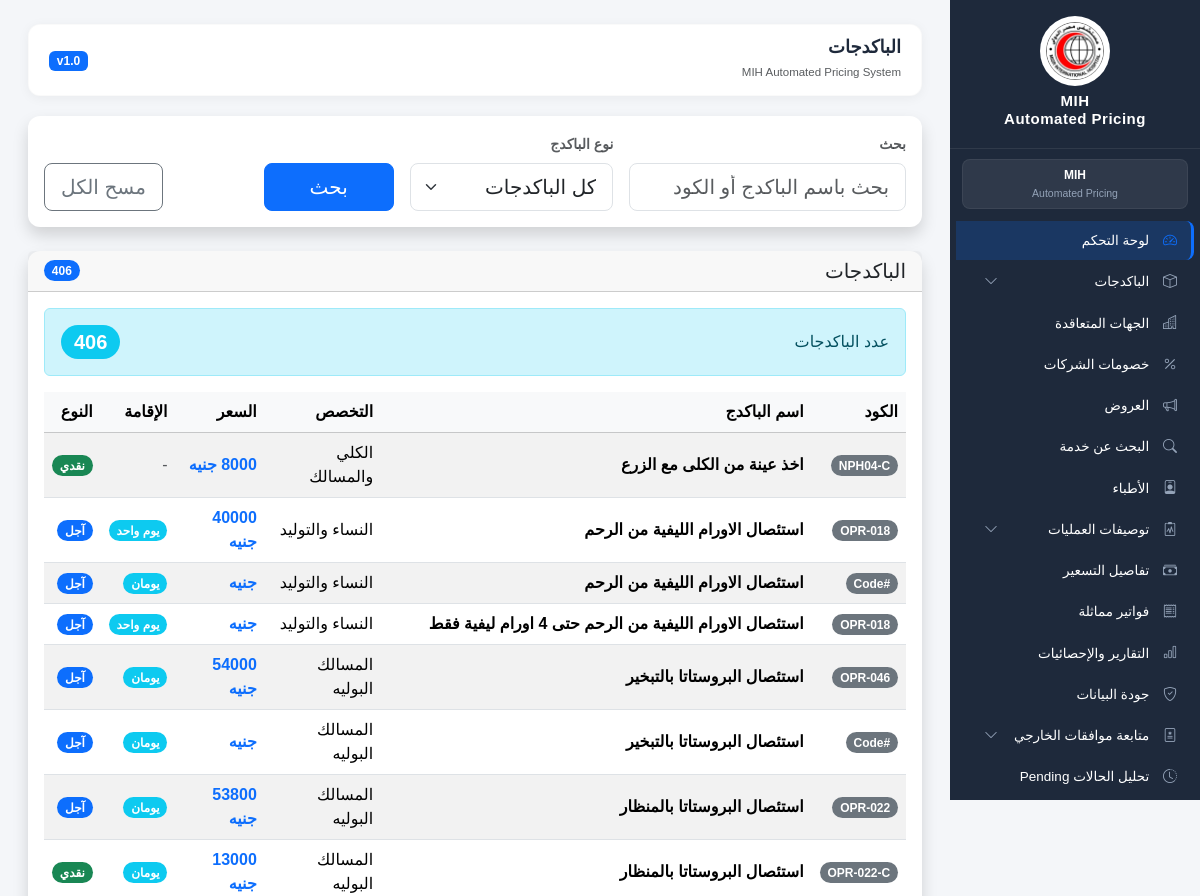
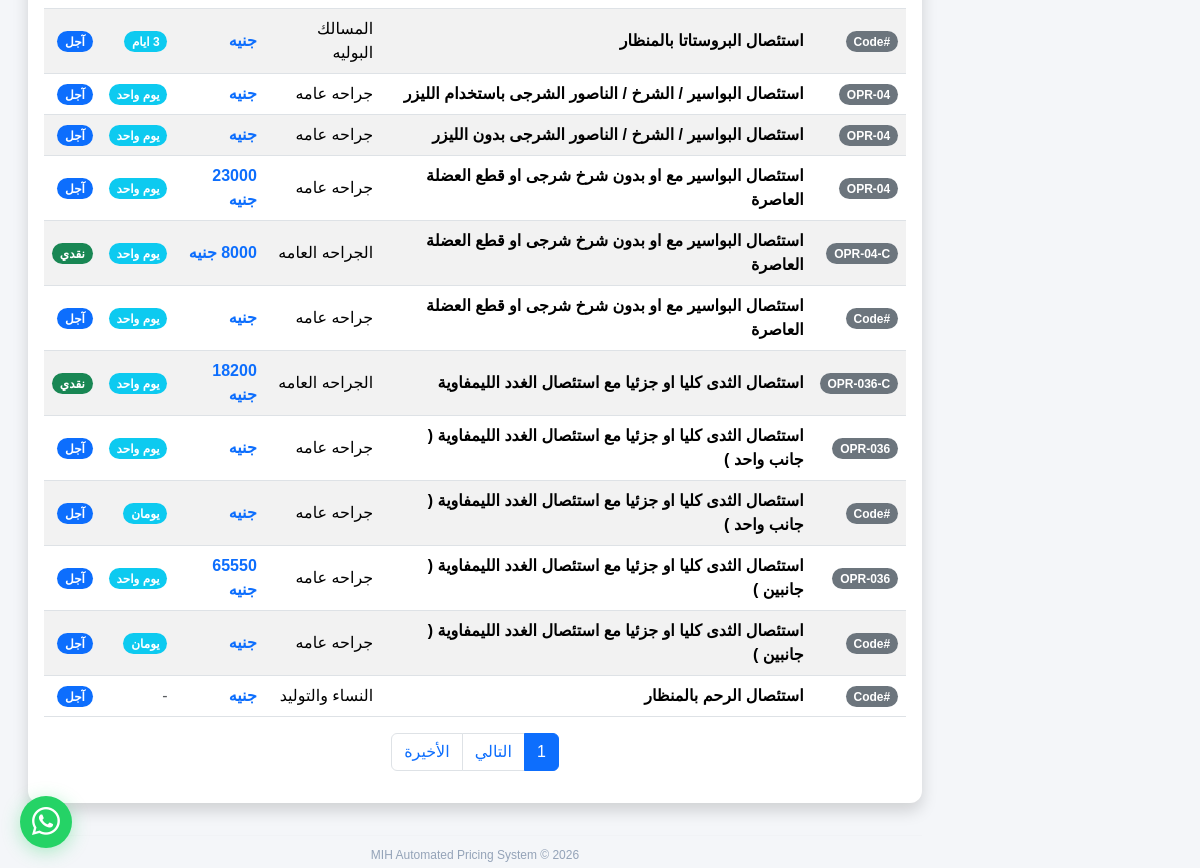
Page /packages/ on the committed database (2 pictures, top to bottom).
### medical_catalog/models.py (models this page shows, shortened)
class Package(models.Model):
    entity = models.ForeignKey(
        'contracts.ContractEntity',  # ✅ استخدم اسم التطبيق بالكامل
        on_delete=models.CASCADE,
        related_name="packages",
        null=True,
        blank=True,
        verbose_name="الجهة المتعاقدة"
    )
    specialty = models.ForeignKey(
        Specialty,
        on_delete=models.PROTECT,
        related_name="packages"
    )
    procedure = models.ForeignKey(
        Procedure,
        on_delete=models.SET_NULL,
        null=True,
        blank=True,
        related_name="packages"
    )
    name = models.CharField(
        max_length=500
    )
    code = models.CharField(
        max_length=100,
        blank=True,
        null=True,
        db_index=True
    )
    base_price = models.DecimalField(
        max_digits=12,
        decimal_places=2,
        blank=True,
        null=True
    )
    stay_duration = models.CharField(
        max_length=100,
        blank=True,
        null=True
    )
    effective_from = models.DateField(
        blank=True,
        null=True
    )
    notes = models.TextField(
        blank=True,
        null=True
    )
    package_note = models.TextField(
    blank=True,
    null=True
    )
    is_cash_package = models.BooleanField(
        default=False
    )
    contract_type = models.CharField(
        max_length=100,
        blank=True,
        null=True,
        verbose_name="نوع العقد"
    )
    total_without_discount = models.DecimalField(
        max_digits=12,
        decimal_places=2,
        blank=True,
        null=True,
        verbose_name="الإجمالي قبل الخصم"
    )
    total_price = models.DecimalField(
        max_digits=12,
        decimal_places=2,
        blank=True,
        null=True,
        verbose_name="السعر الإجمالي"
    )
    current_discount = models.DecimalField(
        max_digits=5,
        decimal_places=2,
        blank=True,
        null=True,
        verbose_name="الخصم الحالي"
    )
    price_list_applied = models.CharField(
        max_length=255,
        blank=True,
        null=True,
        verbose_name="قائمة الأسعار المطبقة"
    )
    special_offer_price = models.DecimalField(
        max_digits=12,
        decimal_places=2,
        blank=True,
        null=True,
        verbose_name="سعر العرض الخاص"
    )
    special_offer_company = models.CharField(
        max_length=255,
        blank=True,
        null=True,
        verbose_name="شركة العرض الخاص"
    )
    cash_price = models.DecimalField(
        max_digits=12,
        decimal_places=2,
        blank=True,
        null=True,
        verbose_name="السعر النقدي"
    )
    is_active = models.BooleanField(
        default=True
    )
    created_at = models.DateTimeField(auto_now_add=True)
    updated_at = models.DateTimeField(auto_now=True)
    class Meta:
        verbose_name = "الباكدج"
        verbose_name_plural = "الباكدجات"
        ordering = ["name"]
        indexes = [
            models.Index(fields=["specialty"]),
            models.Index(fields=["entity"]),  # ✅ إضافة فهرس للـ entity
        ]

class Specialty(models.Model):
    name = models.CharField(
        max_length=255,
        unique=True,
        verbose_name="اسم التخصص"
    )
    color = models.CharField(
        max_length=50,
        blank=True,
        null=True,
        verbose_name="اللون"
    )
    icon = models.CharField(
        max_length=100,
        blank=True,
        null=True,
        verbose_name="الأيقونة"
    )
    is_active = models.BooleanField(default=True)
    created_at = models.DateTimeField(auto_now_add=True)
    updated_at = models.DateTimeField(auto_now=True)
    class Meta:
        verbose_name = "التخصص"
        verbose_name_plural = "التخصصات"
        ordering = ["name"]

### frontend/views.py (the view)
def packages(request):
    search = request.GET.get("search", "")
    package_type = request.GET.get("type", "")
    specialty = request.GET.get("specialty", "")
    packages = Package.objects.select_related(
        "specialty"
    )
    if request.path == "/cash-packages/":
        packages = packages.filter(
            is_cash_package=True
        )
    else:
        packages = packages.order_by("name")
    if search:
        packages = packages.filter(
            Q(name__icontains=search) |
            Q(code__icontains=search)
        )
    if package_type == "cash":
        packages = packages.filter(is_cash_package=True)
    elif package_type == "credit":
        packages = packages.filter(is_cash_package=False)
    if specialty:
        packages = packages.filter(
            specialty__id=specialty
        )
    paginator = Paginator(packages, 20)
    page_number = request.GET.get("page")
    page_obj = paginator.get_page(page_number)
    specialties = Specialty.objects.filter(
        is_active=True
    ).order_by("name")
    return render(
        request,
        "frontend/packages.html",
        {
            "page_obj": page_obj,
            "search": search,
            "package_type": package_type,
            "specialties": specialties,
            "selected_specialty": specialty,
        }
    )

### frontend/templates/frontend/packages.html (shortened to what this page needs)
{% extends 'frontend/base.html' %}
{% block page_title %}
الباكدجات
{% endblock %}
{% block content %}
<div class="card shadow border-0 hover-shadow">
    <div class="card-body">
        <form method="get">
            <div class="row g-3 align-items-end">
                <div class="col-md-4">
                    <label class="form-label fw-bold small text-muted">
                         بحث
                    </label>
                    <input
                        type="text"
                        name="search"
                        class="form-control form-control-lg"
                        placeholder="بحث باسم الباكدج أو الكود"
                        value="{{ search }}"
                    >
                </div>
                <div class="col-md-3">
                    <label class="form-label fw-bold small text-muted">
                         نوع الباكدج
                    </label>
                    <select
                        name="type"
                        class="form-select form-select-lg">
                        <option value="">
                            كل الباكدجات
                        </option>
                    </select>
                </div>
                <div class="col-md-2">
                    <button class="btn btn-primary btn-lg w-100">
                         بحث
                    </button>
                </div>
                <div class="col-md-3 text-end">
                    <a href="{% url 'packages' %}" class="btn btn-outline-secondary btn-lg">
                         مسح الكل
                    </a>
                </div>
            </div>
        </form>
    </div>
</div>
<div class="card shadow border-0 mt-4 hover-shadow">
    <div class="card-header d-flex justify-content-between align-items-center">
        <h5 class="mb-0">
            الباكدجات
        </h5>
        <span class="badge bg-primary rounded-pill">
            {{ page_obj.paginator.count }}
        </span>
    </div>
    <div class="card-body">
        <div class="alert alert-info d-flex justify-content-between align-items-center">
            <span>
                عدد الباكدجات
            </span>
            <strong class="badge bg-info rounded-pill fs-5">
                {{ page_obj.paginator.count }}
            </strong>
        </div>
        <div class="table-responsive">
            <table class="table table-hover table-striped align-middle">
                <thead class="table-light">
                    <tr>
                        <th>الكود</th>
                        <th>اسم الباكدج</th>
                        <th>التخصص</th>
                        <th>السعر</th>
                        <th>الإقامة</th>
                        <th>النوع</th>
                    </tr>
                </thead>
                <tbody>
                {% for package in page_obj %}
                    <tr>
                        <td>
                            <span class="badge bg-secondary rounded-pill">
                                {{ package.code }}
                            </span>
                        </td>
                        <td>
                            <strong>{{ package.name }}</strong>
                        </td>
                        <td>
                            {{ package.specialty.name }}
                        </td>
                        <td>
                            <span class="text-primary fw-bold">
                                {{ package.base_price|floatformat:0 }} جنيه
                            </span>
                        </td>
                        <td>
                            {% if package.stay_duration and package.stay_duration != "nan" %}
                                <span class="badge bg-info rounded-pill">
                                    {{ package.stay_duration }}
                                </span>
                            {% else %}
                                <span class="text-muted">-</span>
                            {% endif %}
                        </td>
                        <td>
                            {% if package.is_cash_package %}
                                <span class="badge bg-success rounded-pill">
                                     نقدي
                                </span>
                            {% else %}
                                <span class="badge bg-primary rounded-pill">
                                     آجل
                                </span>
                            {% endif %}
                        </td>
                    </tr>
                {% endfor %}
                </tbody>
            </table>
        </div>
        <nav>
            <ul class="pagination justify-content-center">
                <li class="page-item active">
                    <span class="page-link">
                        {{ page_obj.number }}
                    </span>
                </li>
                {% if page_obj.has_next %}
                <li class="page-item">
                    <a class="page-link"
                       href="?page={{ page_obj.next_page_number }}&search={{ search }}&type={{ package_type }}">
                        التالي
                    </a>
                </li>
                <li class="page-item">
                    <a class="page-link"
                       href="?page={{ page_obj.paginator.num_pages }}&search={{ search }}&type={{ package_type }}">
                        الأخيرة
                    </a>
                </li>
                {% endif %}
            </ul>
        </nav>
    </div>
</div>
{% endblock %}

### frontend/templates/frontend/base.html (style rules this page uses)
:root { --sidebar-bg: #1e293b; --sidebar-hover: rgba(255,255,255,0.12); --sidebar-active: #0d6efd; --text-white: #ffffff; --text-muted: #94a3b8; --card-shadow: 0 2px 12px rgba(0,0,0,0.05); --card-shadow-hover: 0 6px 25px rgba(0,0,0,0.1); --border-radius: 12px; --transition-speed: 0.3s; }
* { margin: 0; padding: 0; box-sizing: border-box; }
html, body { height: 100%; }
body { background: #f4f6f9; font-family: Tahoma, sans-serif; display: flex; flex-direction: column; }
.card { border: none; border-radius: var(--border-radius); box-shadow: var(--card-shadow); transition: all var(--transition-speed) ease; background: white; }

### rows in the picture
Package: code "NPH04-C", name "اخذ عينة من الكلى مع الزرع", specialty.name "الكلي والمسالك", base_price "8000", is_cash_package "نقدي"
Package: code "OPR-018", name "استئصال الاورام الليفية من الرحم", specialty.name "النساء والتوليد", base_price "40000", stay_duration "يوم واحد", is_cash_package "آجل"
Package: code "#Code", name "استئصال الاورام الليفية من الرحم", specialty.name "النساء والتوليد", stay_duration "يومان", is_cash_package "آجل"
Package: code "OPR-018", name "استئصال الاورام الليفية من الرحم حتى 4 اورام ليفية فقط", specialty.name "النساء والتوليد", stay_duration "يوم واحد", is_cash_package "آجل"
Package: code "OPR-046", name "استئصال البروستاتا بالتبخير", specialty.name "المسالك البوليه", base_price "54000", stay_duration "يومان", is_cash_package "آجل"
Package: code "#Code", name "استئصال البروستاتا بالتبخير", specialty.name "المسالك البوليه", stay_duration "يومان", is_cash_package "آجل"
Package: code "OPR-022", name "استئصال البروستاتا بالمنظار", specialty.name "المسالك البوليه", base_price "53800", stay_duration "يومان", is_cash_package "آجل"
Package: code "OPR-022-C", name "استئصال البروستاتا بالمنظار", specialty.name "المسالك البوليه", base_price "13000", stay_duration "يومان", is_cash_package "نقدي"
Package: code "#Code", name "استئصال البروستاتا بالمنظار", specialty.name "المسالك البوليه", stay_duration "3 ايام", is_cash_package "آجل"
Package: code "OPR-04", name "استئصال البواسير / الشرخ / الناصور الشرجى باستخدام الليزر", specialty.name "جراحه عامه", stay_duration "يوم واحد", is_cash_package "آجل"
Package: code "OPR-04", name "استئصال البواسير / الشرخ / الناصور الشرجى بدون الليزر", specialty.name "جراحه عامه", stay_duration "يوم واحد", is_cash_package "آجل"
Package: code "OPR-04", name "استئصال البواسير مع او بدون شرخ شرجى او قطع العضلة العاصرة", specialty.name "جراحه عامه", base_price "23000", stay_duration "يوم واحد", is_cash_package "آجل"
Package: code "OPR-04-C", name "استئصال البواسير مع او بدون شرخ شرجى او قطع العضلة العاصرة", specialty.name "الجراحه العامه", base_price "8000", stay_duration "يوم واحد", is_cash_package "نقدي"
Package: code "#Code", name "استئصال البواسير مع او بدون شرخ شرجى او قطع العضلة العاصرة", specialty.name "جراحه عامه", stay_duration "يوم واحد", is_cash_package "آجل"
Package: code "OPR-036-C", name "استئصال الثدى كليا او جزئيا مع استئصال الغدد الليمفاوية", specialty.name "الجراحه العامه", base_price "18200", stay_duration "يوم واحد", is_cash_package "نقدي"
Package: code "OPR-036", name "استئصال الثدى كليا او جزئيا مع استئصال الغدد الليمفاوية ( جانب واحد )", specialty.name "جراحه عامه", stay_duration "يوم واحد", is_cash_package "آجل"
Package: code "#Code", name "استئصال الثدى كليا او جزئيا مع استئصال الغدد الليمفاوية ( جانب واحد )", specialty.name "جراحه عامه", stay_duration "يومان", is_cash_package "آجل"
Package: code "OPR-036", name "استئصال الثدى كليا او جزئيا مع استئصال الغدد الليمفاوية ( جانبين )", specialty.name "جراحه عامه", base_price "65550", stay_duration "يوم واحد", is_cash_package "آجل"
Package: code "#Code", name "استئصال الثدى كليا او جزئيا مع استئصال الغدد الليمفاوية ( جانبين )", specialty.name "جراحه عامه", stay_duration "يومان", is_cash_package "آجل"
Package: code "#Code", name "استئصال الرحم بالمنظار", specialty.name "النساء والتوليد", is_cash_package "آجل"

### other values in the picture
{{ page_obj.paginator.count }} "406"
{{ page_obj.number }} "1"
